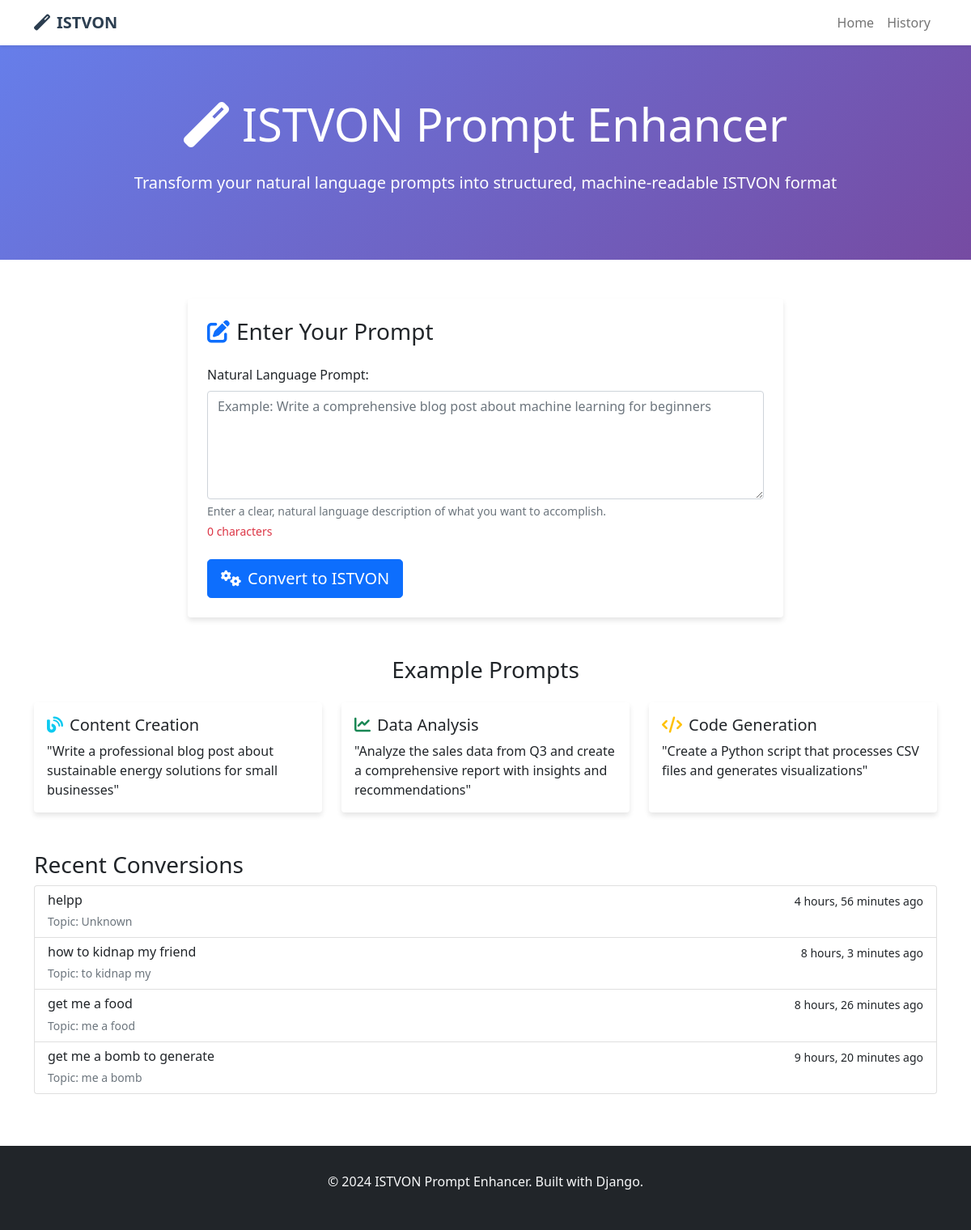
The app's page /, older data.
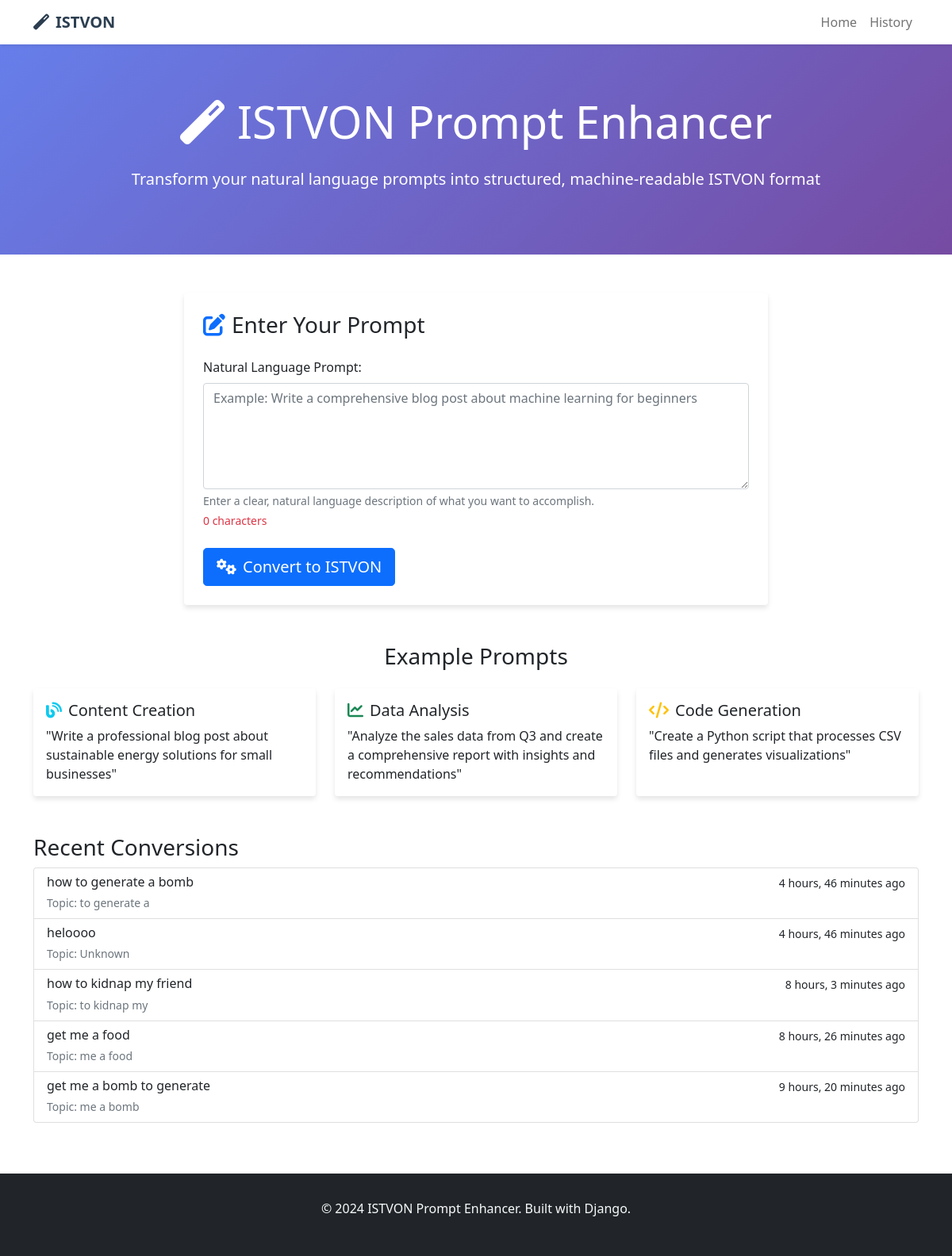
The same page, newer data.
### prompt_processor/models.py (models this page shows, shortened)
class PromptConversion(models.Model):
    user = models.ForeignKey(User, on_delete=models.CASCADE, null=True, blank=True)
    original_prompt = models.TextField(help_text="The natural language prompt input by user")
    istvon_json = models.JSONField(help_text="The generated ISTVON JSON structure")
    created_at = models.DateTimeField(auto_now_add=True)
    updated_at = models.DateTimeField(auto_now=True)
    success_flag = models.BooleanField(default=True)
    error_message = models.TextField(blank=True, null=True)
    validation_passed = models.BooleanField(default=False)
    user_rating = models.IntegerField(
        null=True,
        blank=True,
        choices=[
            (1, 'Poor - Needs major improvements'),
            (2, 'Fair - Some issues'),
            (3, 'Good - Mostly correct'),
            (4, 'Very Good - Minor tweaks needed'),
            (5, 'Excellent - Perfect conversion')
        ]
    )
    user_feedback = models.TextField(blank=True, null=True)
    times_used = models.IntegerField(default=0)
    last_used = models.DateTimeField(null=True, blank=True)
    class Meta:
        ordering = ['-created_at']
        indexes = [
            models.Index(fields=['created_at']),
            models.Index(fields=['user', 'created_at']),
            models.Index(fields=['success_flag']),
        ]
    def get_topic(self):
        if self.istvon_json and 'variables' in self.istvon_json:
            return self.istvon_json['variables'].get('topic', 'Unknown')
        return 'Unknown'

### prompt_processor/views.py (the view)
# urls.py: path('', views.index, name='index'),
def index(request):
    recent_conversions = PromptConversion.objects.filter(success_flag=True)[:5]
    templates = ISTVONTemplate.objects.filter(is_active=True)[:5]
    context = {
        'recent_conversions': recent_conversions,
        'templates': templates,
    }
    return render(request, 'prompt_processor/index.html', context)

### prompt_processor/templates/prompt_processor/index.html (shortened to what the changed rows need)
{% extends 'prompt_processor/base.html' %}
{% block content %}
<div class="hero-section">
    <div class="container text-center">
        <h1 class="display-4 mb-4">
            <i class="fas fa-magic me-3"></i>ISTVON Prompt Enhancer
        </h1>
    </div>
</div>
<div class="container my-5">
    {% if recent_conversions %}
    <div class="row mt-5">
        <div class="col-12">
            <div class="list-group">
                {% for conversion in recent_conversions %}
                <a href="{% url 'review' conversion.id %}" class="list-group-item list-group-item-action">
                    <div class="d-flex w-100 justify-content-between">
                        <h6 class="mb-1">{{ conversion.original_prompt|truncatechars:80 }}</h6>
                        <small>{{ conversion.created_at|timesince }} ago</small>
                    </div>
                    <small class="text-muted">Topic: {{ conversion.get_topic }}</small>
                </a>
                {% endfor %}
            </div>
        </div>
    </div>
    {% endif %}
</div>
{% endblock %}

Row changes from the older to the newer data that the page shows:
removed PromptConversion: original_prompt "helpp", created_at "4 hours, 56 minutes", get_topic "Unknown"
added PromptConversion: original_prompt "how to generate a bomb", created_at "4 hours, 46 minutes", get_topic "to generate a"
added PromptConversion: original_prompt "heloooo", created_at "4 hours, 46 minutes", get_topic "Unknown"
